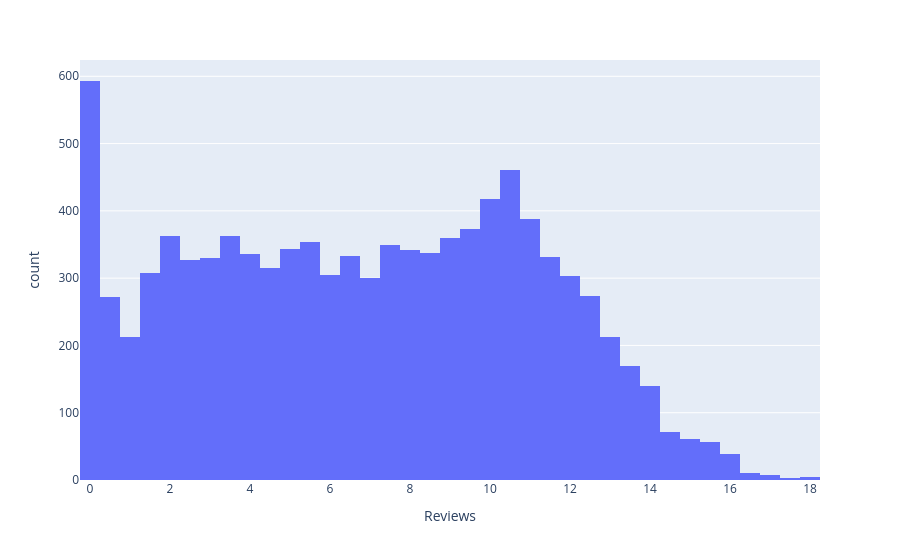

Notebook source saved alongside this figure:
### Code cell
px.histogram(data_frame=df['Reviews'],x='Reviews')

### Figure 1 — Plotly figure (JSON) as saved in the notebook; plotly's stock layout.template omitted (floating-point values rounded to 4 significant figures; data arrays with more than 128 entries replaced by an {"elided": "..."} marker saying what was removed)
{"data": [{"bingroup": "x", "hovertemplate": "Reviews=%{x}<br>count=%{y}<extra></extra>", "legendgroup": "", "marker": {"color": "#636efa", "pattern": {"shape": ""}}, "name": "", "orientation": "v", "showlegend": false, "type": "histogram", "x": {"elided": "9758 float values"}, "xaxis": "x", "yaxis": "y"}], "layout": {"barmode": "relative", "legend": {"tracegroupgap": 0}, "margin": {"t": 60}, "xaxis": {"anchor": "y", "domain": [0, 1], "title": {"text": "Reviews"}}, "yaxis": {"anchor": "x", "domain": [0, 1], "title": {"text": "count"}}}}
